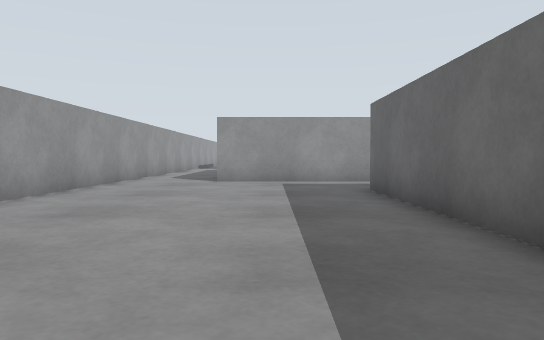
View 1 (above)

19 first-person views from a walk through a robot-simulator world made for Gazebo. The camera is 0.19 m above the floor, tilts 2° down and sees 70° across. The floor is counted in squares, 0.25 m on a side. Each view is taken from the middle of a square. On the plan, view 1 faces up. The plan holds only what a view shows up to about 12 squares ahead; the rest is blank.

View 2
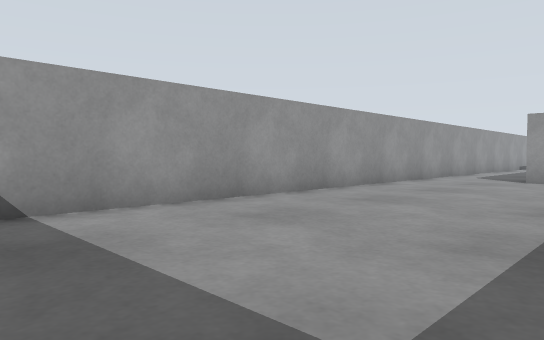

View 3
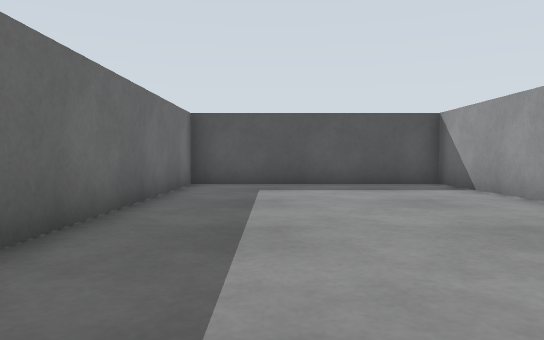

View 4
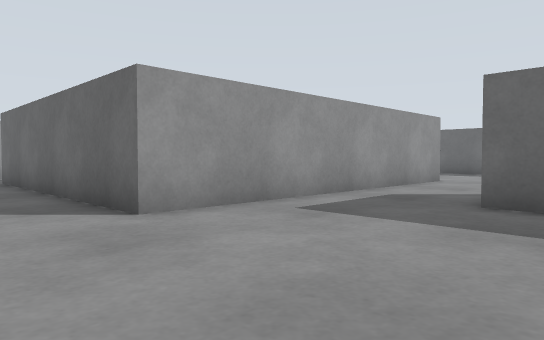

View 5
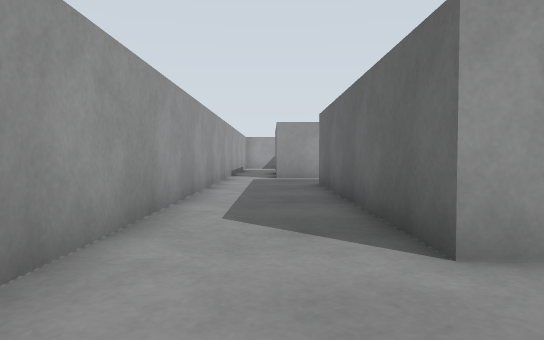

View 6
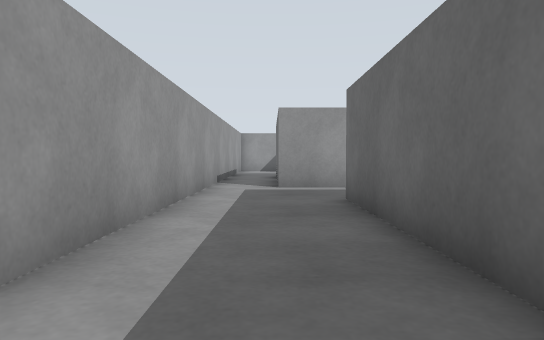

View 7
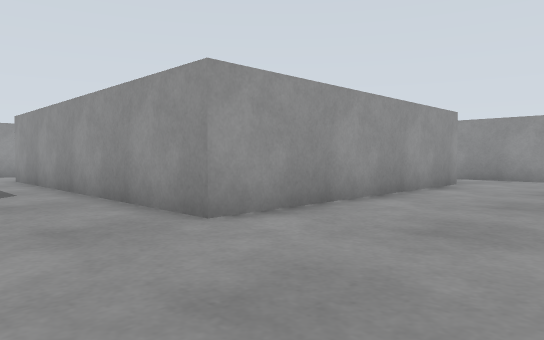

View 8
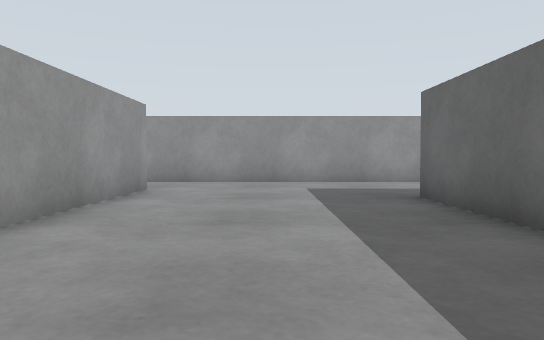

View 9
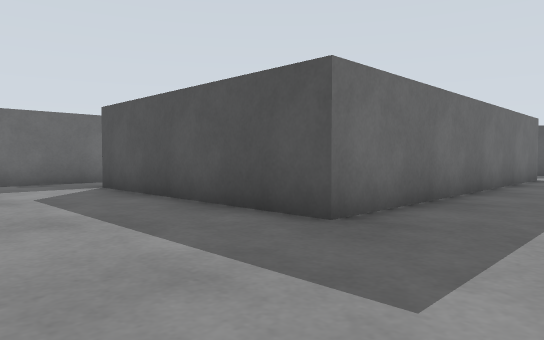

View 10
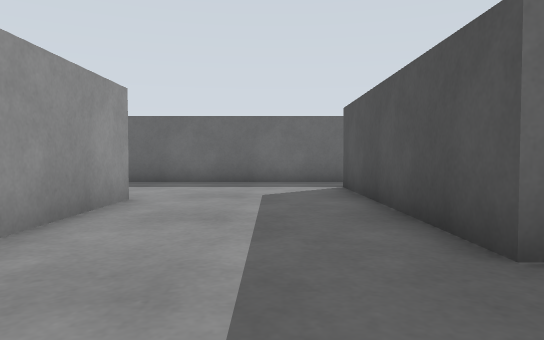

View 11
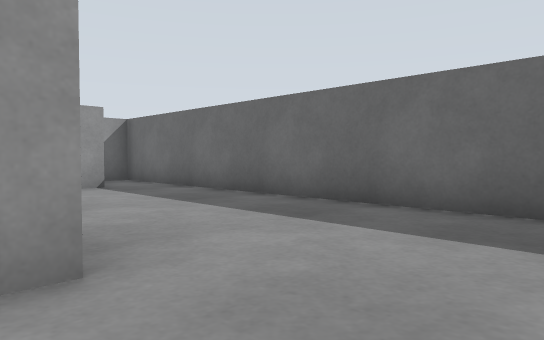

View 12
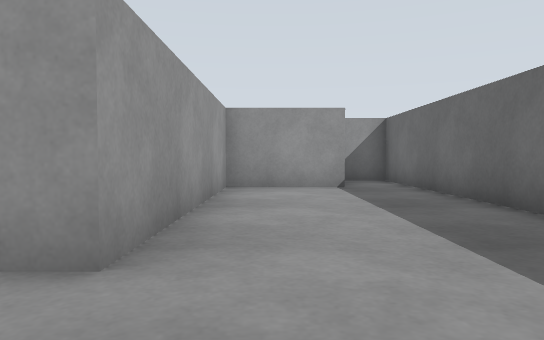

View 13
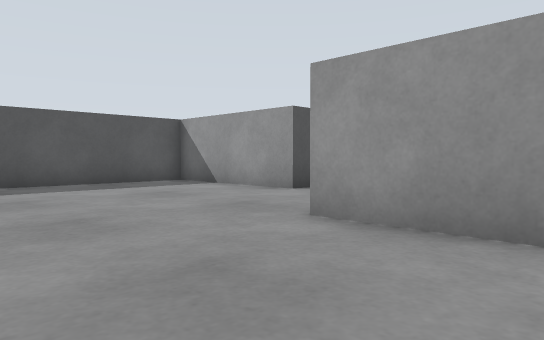

View 14
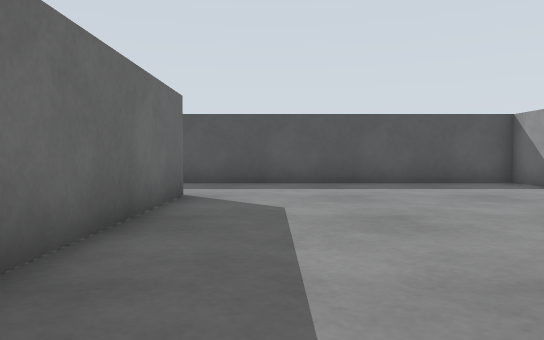

View 15
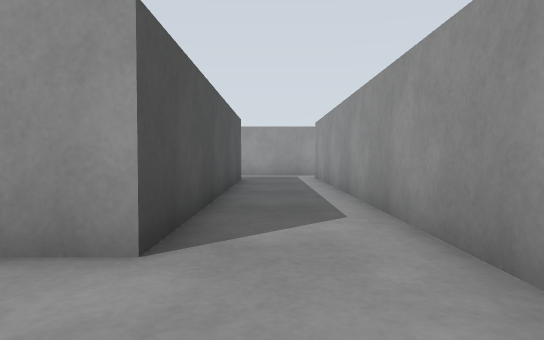

View 16
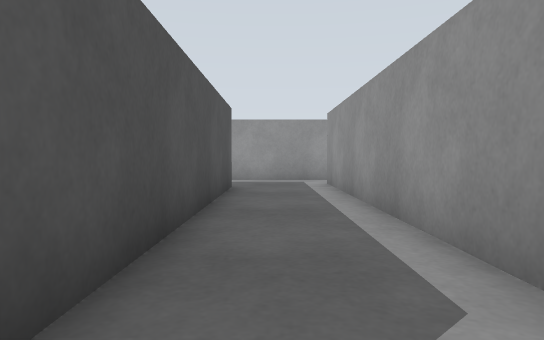

View 17
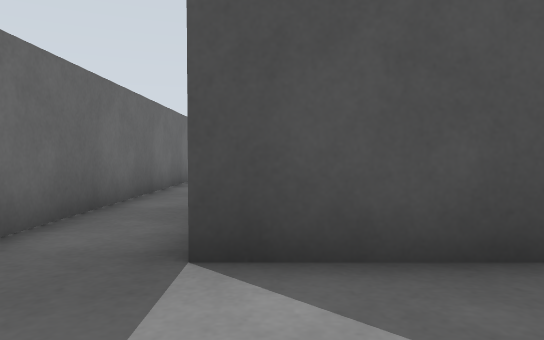

View 18
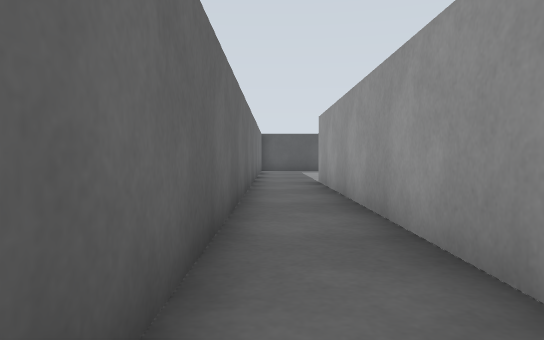

View 19
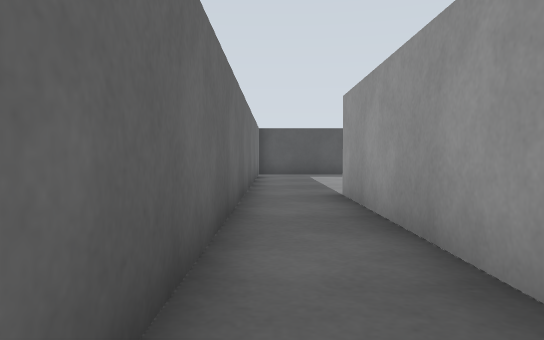

### Floor plan
Points are (right, up) in squares from view 1. A wall is a line through its corners. A room is listed if a view was taken in it or the views show most of it. See-through windows are left out.
Room 1 (views 1, 2, 3, 4, 5)
walls: (1.5, 11.8) (-1.7, 11.8); (-4.6, 11.5) (-4.6, -1.7) (2.2, -1.7) (2.2, 8.9)
ways out: opening at (-3.5, 12) to room 2; opening at (2.5, 10.5) to room 2
Room 2 (views 6, 7, 8, 9, 10, 11, 12, 13, 14, 15, 16, 17, 18, 19)
walls: (20.6, 17.1) (20.6, 7.2); (13.8, 7.2) (13.8, 18.2) (20.6, 18.2); (4.5, 8.9) (5.2, 8.9) (5.2, 4) (12.6, 4); (-1.7, 11.8) (-1.7, 20) (8.1, 20) (8.1, 11.8) (1.5, 11.8); (22.6, 5.5) (22.6, 32.1); (20.9, 29.6) (17.9, 29.6) (17.9, 22.5) (-2.9, 22.5); (-4.6, 22.6) (-4.6, 11.5)
ways out: opening at (-3.5, 12) to room 1; opening at (2.5, 10.5) to room 1; opening at (-4, 22); opening at (13.5, 5.5); opening at (21.5, 5.5)

Positions as (right, up) in squares from view 1, and headings:
1: (0, 0), facing up
2: (1, -1), facing up-left
3: (0, 9), facing down
4: (-4, 7), facing up-right
5: (-3, 9), facing up
6: (-3, 13), facing up
7: (12, 9), facing up-left
8: (11, 11), facing up
9: (11, 22), facing down-right
10: (11, 20), facing right
11: (17, 20), facing up-right
12: (19, 20), facing up
13: (12, 15), facing down-left
14: (12, 15), facing down
15: (11, 21), facing left
16: (8, 21), facing left
17: (20, 21), facing down
18: (22, 19), facing down
19: (22, 15), facing down
